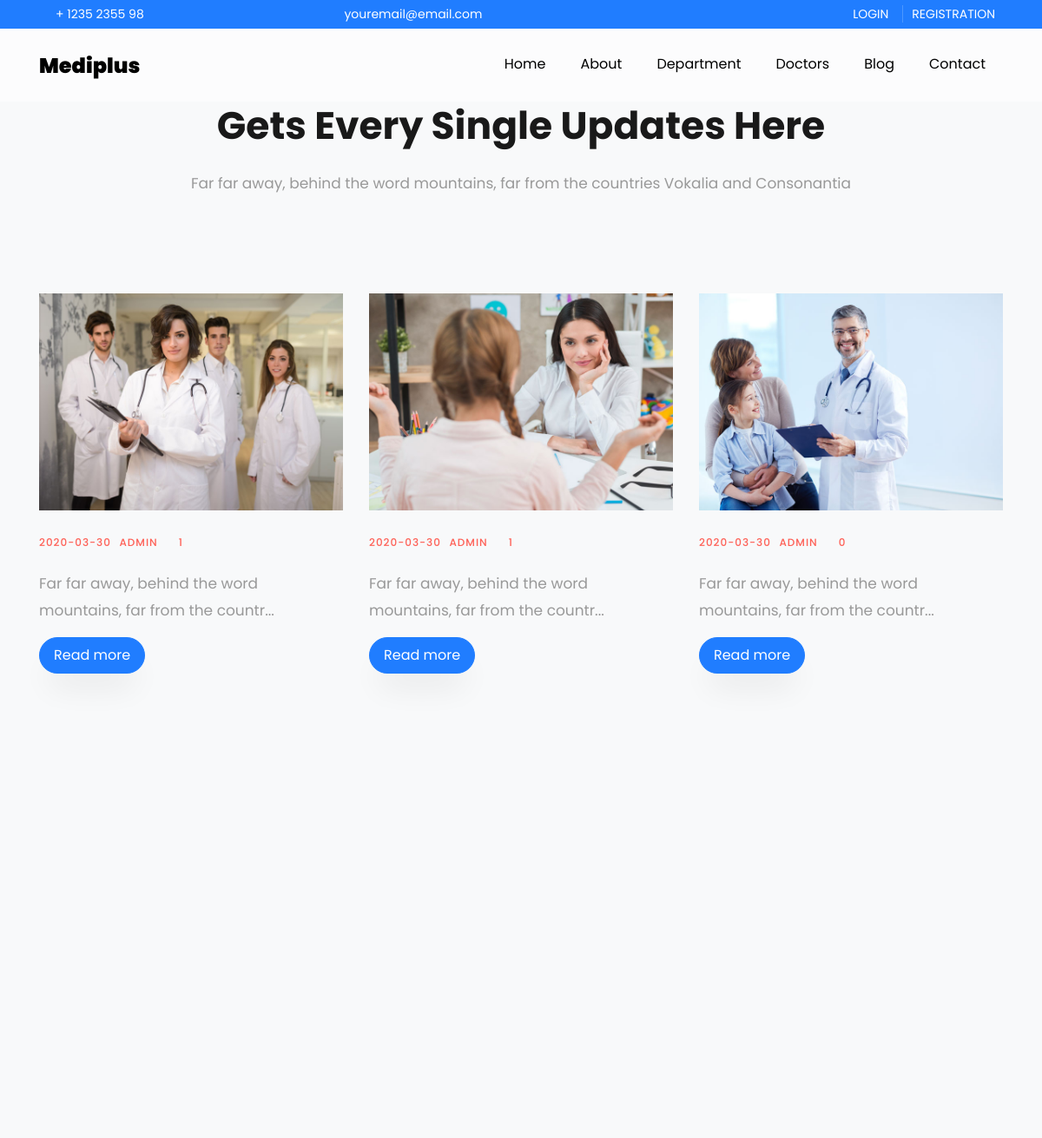
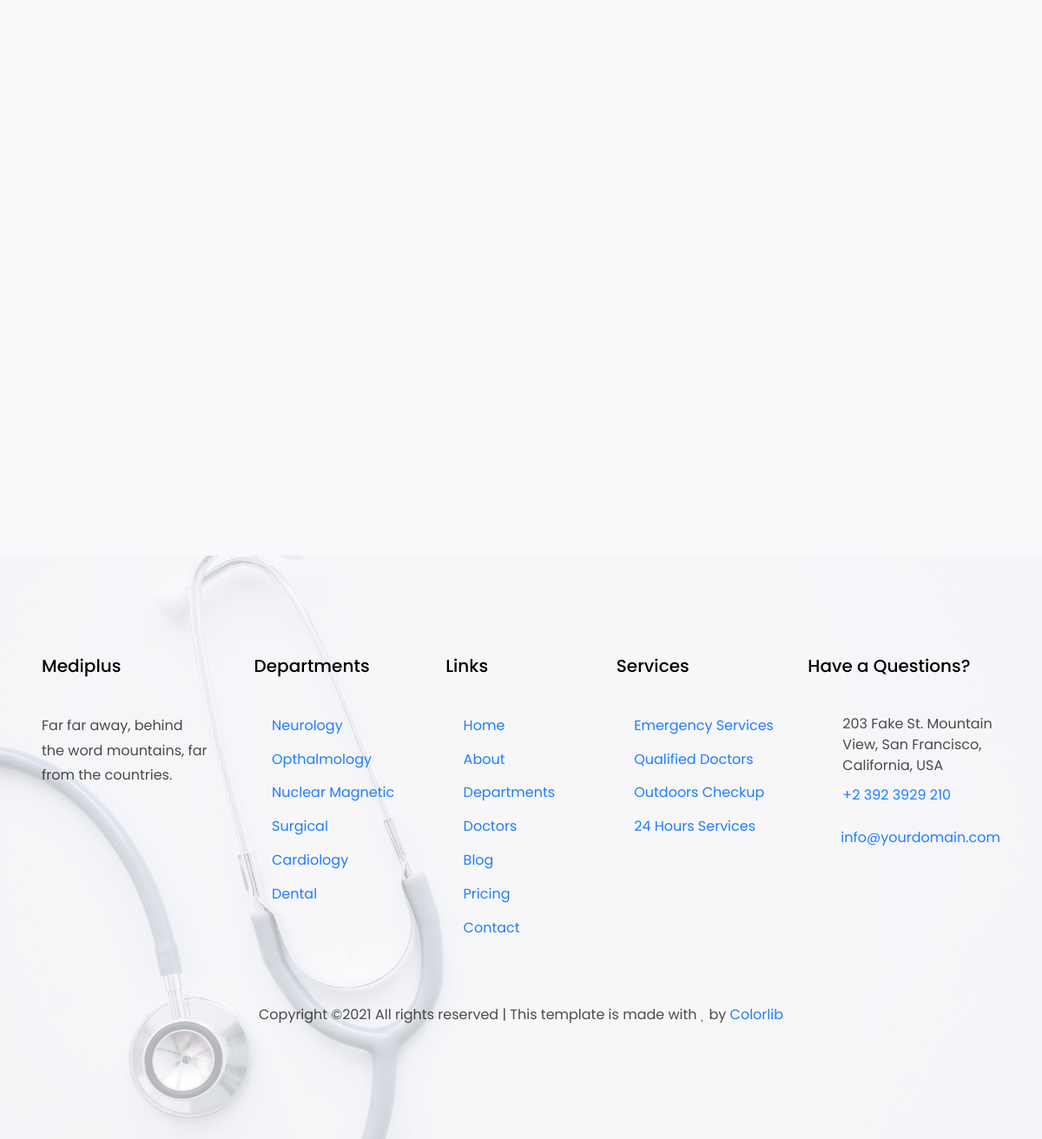
Screenshot of /blog.php with the database file from the repository (2 pictures, top to bottom).
### tables this page shows
CREATE TABLE `blog` (
  `id` int(11) NOT NULL,
  `title` varchar(100) NOT NULL,
  `details` text NOT NULL,
  `image` varchar(100) NOT NULL,
  `time` varchar(20) NOT NULL
);

### blog.php (the view)
<?php include "templates/header.php"  ?>
<?php include "templates/nav.php"  ?>
<section class="ftco-section bg-light" id="blog-section">
      <div class="container">
        <div class="row justify-content-center mb-5 pb-5">
          <div class="col-md-10 heading-section text-center ftco-animate">
            <h2 class="mb-4">Gets Every Single Updates Here</h2>
            <p>Far far away, behind the word mountains, far from the countries Vokalia and Consonantia</p>
          </div>
        </div>
        <div class="row d-flex">
        <?php
  include "db.php";
     $query = "SELECT * FROM blog";
     $qres = mysqli_query($conn, $query);
     if($qres){
         while($res = $qres->fetch_assoc()){ ?>
          <div class="col-md-4 ftco-animate">
            <div class="blog-entry">
              <a href="blog-single.php?id=<?php echo $res['id']; ?>" class="block-20" style="background-image: url('dashboard/<?php echo $res['image']; ?>');">
              </a>
              <div class="text d-block">
              	<div class="meta mb-3">
                  <div><a href="#"><?php echo $res['time']; ?></a></div>
                  <div><a href="#">Admin</a></div>
                  <div><a href="#" class="meta-chat"><span class="icon-chat"></span>
                  <?php
              $blogid = $res['id'];
                        $doc = "SELECT * FROM comment WHERE blog='$blogid'";
                        $docr = mysqli_query($conn, $doc);
                        if($docr){
                          $rowcount=mysqli_num_rows($docr);
                        printf($rowcount);}
                        ?>
                </a></div>
                </div>
                <p><?php echo substr_replace($res['details'], "...", 60); ?></p>
                <p><a href="blog-single.php?id=<?php echo $res['id']; ?>" class="btn btn-primary py-2 px-3">Read more</a></p>
              </div>
            </div>
        	</div>
         <?php }} ?>
        </div>
      </div>
    </section>
    <?php include "templates/footer.php"  ?>

### css/icomoon.css (style rules this page uses)
[class^="icon-"], [class*=" icon-"] { font-family: 'icomoon' !important; speak: none; font-style: normal; font-weight: normal; font-variant: normal; text-transform: none; line-height: 1; -webkit-font-smoothing: antialiased; -moz-osx-font-smoothing: grayscale; }
.icon-chat:before { content: "\e0b7"; }

### rows the page displays
blog: image (picture), time "2020-03-30", value "1", details "Far far away, behind the word mountains, far from the countr..."
blog: image (picture), time "2020-03-30", value "1", details "Far far away, behind the word mountains, far from the countr..."
blog: image (picture), time "2020-03-30", value "0", details "Far far away, behind the word mountains, far from the countr..."
